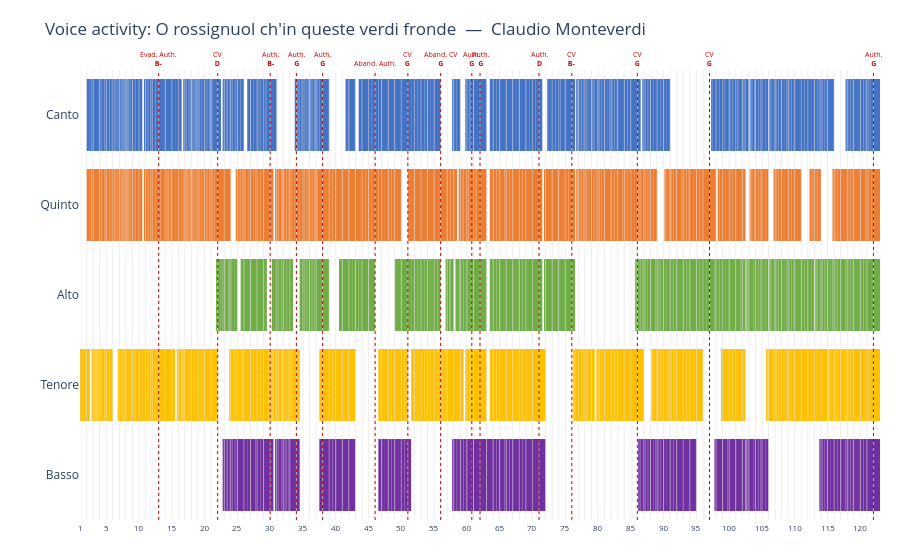

Notebook source saved alongside this figure:
### Markdown cell above
### Attività delle voci

Ogni riga corrisponde a una voce; ogni 'mattone' rappresenta una nota, posizionata in base alla sua posizione nella composizione e della dimensione corrispondente alla sua durata. Le linee rosse tratteggiate segnalano le cadenze rilevate da `piece.cadences()`; il righello in basso indica i numeri di battuta.

### Code cell
# voice columns: each voice appears twice in output (notes, then durations)
all_cols = list(output.columns)
voices   = n.columns.tolist()
note_idx = {v: all_cols.index(v)                for v in voices}
dur_idx  = {v: all_cols.index(v, note_idx[v]+1) for v in voices}

# measure ruler — reused in all three chart cells
measures       = output.groupby('Measure')['Progress'].min()
measure_lines  = [
    dict(type='line', x0=p, x1=p, y0=0, y1=1,
         xref='x', yref='paper', line=dict(color='#ddd', width=0.5))
    for p in measures.values
]
measure_labels = [
    dict(x=p, y=0, xref='x', yref='paper', text=str(int(m)),
         showarrow=False, yanchor='top', xanchor='center', font=dict(size=8))
    for m, p in measures.items() if m == 1 or m % 5 == 0
]

file_stem = url.split('/')[-1].rsplit('.', 1)[0]

# cadence markers — reused in all three chart cells
CAD_ABBR = {'Clausula Vera': 'CV', 'Authentic': 'Auth.', 'Evaded': 'Evad.', 'Abandoned': 'Aband.'}

def shorten_cad(name):
    for word, abbr in CAD_ABBR.items():
        name = name.replace(word, abbr)
    return name.strip()

cad_rows  = output.dropna(subset=['CadType'])
cad_lines = [
    dict(type='line', x0=row['Progress'], x1=row['Progress'], y0=0, y1=1,
         xref='x', yref='paper', line=dict(color='#c00', width=1, dash='dot'))
    for _, row in cad_rows.iterrows()
]
cad_labels = [
    dict(x=row['Progress'], y=1, xref='x', yref='paper',
         text=shorten_cad(row['CadType']) + (f"<br><b>{row['Tone']}</b>" if pd.notna(row['Tone']) else ''),
         showarrow=False, yanchor='bottom', xanchor='center',
         font=dict(size=7, color='#c00'))
    for _, row in cad_rows.iterrows()
]

palette = ['#4472C4','#ED7D31','#70AD47','#FFC000','#7030A0',
           '#FF6B6B','#00B0F0','#92D050','#FF00FF','#00B050']

def add_voice_traces(fig, row=None, col=None):
    for voice, color in zip(voices, cycle(palette)):
        notes   = output.iloc[:, note_idx[voice]]
        durs    = output.iloc[:, dur_idx[voice]]
        active  = notes.notna() & (notes != 'Rest')
        lyr_col = f'Lyric_{voice}'
        lyrics  = (output[lyr_col][active].fillna('').astype(str)
                   if lyr_col in output.columns
                   else pd.Series('', index=notes[active].index))
        fig.add_trace(go.Bar(
            name        = voice,
            orientation = 'h',
            x           = (durs[active].astype(float) / total_offsets).tolist(),
            y           = [voice] * int(active.sum()),
            base        = output.loc[active, 'Progress'].tolist(),
            marker      = dict(color=color, line=dict(width=0)),
            customdata  = pd.DataFrame({
                'measure': output.loc[active, 'Measure'].astype(int),
                'beat':    output.loc[active, 'Beat'],
                'pitch':   notes[active].astype(str),
                'dur':     durs[active].astype(float),
                'lyric':   lyrics,
            }).values,
            hovertemplate = (
                f'<b>{voice}</b><br>'
                'M %{customdata[0]}  b %{customdata[1]}<br>'
                'Pitch: %{customdata[2]}  Dur: %{customdata[3]:.0f}<br>'
                'Lyric: %{customdata[4]}<br>'
                '<extra></extra>'
            ),
        ), row=row, col=col)

fig = go.Figure()
add_voice_traces(fig)
fig.update_layout(
    title        = f"Voice activity: {output['Title'].iloc[0]}  —  {output['Composer'].iloc[0]}",
    barmode      = 'overlay',
    height       = 150 + len(voices) * 45,
    showlegend   = False,
    plot_bgcolor = 'white',
    margin       = dict(l=80, r=20, t=70, b=40),
    xaxis        = dict(range=[0, 1], showgrid=False, showticklabels=False),
    yaxis        = dict(title=None, categoryorder='array', categoryarray=list(reversed(voices))),
    shapes       = measure_lines + cad_lines,
    annotations  = measure_labels + cad_labels,
)
fig.show()
download_html(fig, f'voice_activity_{file_stem}.html')

### Figure 1 — Plotly figure (JSON) as saved in the notebook; plotly's stock layout.template omitted (floating-point values rounded to 4 significant figures; data arrays with more than 128 entries replaced by an {"elided": "..."} marker saying what was removed)
{"data": [{"base": {"elided": "277 float values"}, "customdata": {"elided": "277x5 mixed values"}, "hovertemplate": "<b>Canto</b><br>M %{customdata[0]}  b %{customdata[1]}<br>Pitch: %{customdata[2]}  Dur: %{customdata[3]:.0f}<br>Lyric: %{customdata[4]}<br><extra></extra>", "marker": {"color": "#4472C4", "line": {"width": 0}}, "name": "Canto", "orientation": "h", "type": "bar", "x": {"elided": "277 float values"}, "y": {"elided": "277 str values"}}, {"base": {"elided": "295 float values"}, "customdata": {"elided": "295x5 mixed values"}, "hovertemplate": "<b>Quinto</b><br>M %{customdata[0]}  b %{customdata[1]}<br>Pitch: %{customdata[2]}  Dur: %{customdata[3]:.0f}<br>Lyric: %{customdata[4]}<br><extra></extra>", "marker": {"color": "#ED7D31", "line": {"width": 0}}, "name": "Quinto", "orientation": "h", "type": "bar", "x": {"elided": "295 float values"}, "y": {"elided": "295 str values"}}, {"base": {"elided": "185 float values"}, "customdata": {"elided": "185x5 mixed values"}, "hovertemplate": "<b>Alto</b><br>M %{customdata[0]}  b %{customdata[1]}<br>Pitch: %{customdata[2]}  Dur: %{customdata[3]:.0f}<br>Lyric: %{customdata[4]}<br><extra></extra>", "marker": {"color": "#70AD47", "line": {"width": 0}}, "name": "Alto", "orientation": "h", "type": "bar", "x": {"elided": "185 float values"}, "y": {"elided": "185 str values"}}, {"base": {"elided": "241 float values"}, "customdata": {"elided": "241x5 mixed values"}, "hovertemplate": "<b>Tenore</b><br>M %{customdata[0]}  b %{customdata[1]}<br>Pitch: %{customdata[2]}  Dur: %{customdata[3]:.0f}<br>Lyric: %{customdata[4]}<br><extra></extra>", "marker": {"color": "#FFC000", "line": {"width": 0}}, "name": "Tenore", "orientation": "h", "type": "bar", "x": {"elided": "241 float values"}, "y": {"elided": "241 str values"}}, {"base": {"elided": "131 float values"}, "customdata": {"elided": "131x5 mixed values"}, "hovertemplate": "<b>Basso</b><br>M %{customdata[0]}  b %{customdata[1]}<br>Pitch: %{customdata[2]}  Dur: %{customdata[3]:.0f}<br>Lyric: %{customdata[4]}<br><extra></extra>", "marker": {"color": "#7030A0", "line": {"width": 0}}, "name": "Basso", "orientation": "h", "type": "bar", "x": {"elided": "131 float values"}, "y": {"elided": "131 str values"}}], "layout": {"annotations": [{"font": {"size": 8}, "showarrow": false, "text": "1", "x": 0, "xanchor": "center", "xref": "x", "y": 0, "yanchor": "top", "yref": "paper"}, {"font": {"size": 8}, "showarrow": false, "text": "5", "x": 0.03279, "xanchor": "center", "xref": "x", "y": 0, "yanchor": "top", "yref": "paper"}, {"font": {"size": 8}, "showarrow": false, "text": "10", "x": 0.07377, "xanchor": "center", "xref": "x", "y": 0, "yanchor": "top", "yref": "paper"}, {"font": {"size": 8}, "showarrow": false, "text": "15", "x": 0.1148, "xanchor": "center", "xref": "x", "y": 0, "yanchor": "top", "yref": "paper"}, {"font": {"size": 8}, "showarrow": false, "text": "20", "x": 0.1557, "xanchor": "center", "xref": "x", "y": 0, "yanchor": "top", "yref": "paper"}, {"font": {"size": 8}, "showarrow": false, "text": "25", "x": 0.1967, "xanchor": "center", "xref": "x", "y": 0, "yanchor": "top", "yref": "paper"}, {"font": {"size": 8}, "showarrow": false, "text": "30", "x": 0.2377, "xanchor": "center", "xref": "x", "y": 0, "yanchor": "top", "yref": "paper"}, {"font": {"size": 8}, "showarrow": false, "text": "35", "x": 0.2787, "xanchor": "center", "xref": "x", "y": 0, "yanchor": "top", "yref": "paper"}, {"font": {"size": 8}, "showarrow": false, "text": "40", "x": 0.3197, "xanchor": "center", "xref": "x", "y": 0, "yanchor": "top", "yref": "paper"}, {"font": {"size": 8}, "showarrow": false, "text": "45", "x": 0.3607, "xanchor": "center", "xref": "x", "y": 0, "yanchor": "top", "yref": "paper"}, {"font": {"size": 8}, "showarrow": false, "text": "50", "x": 0.4016, "xanchor": "center", "xref": "x", "y": 0, "yanchor": "top", "yref": "paper"}, {"font": {"size": 8}, "showarrow": false, "text": "55", "x": 0.4426, "xanchor": "center", "xref": "x", "y": 0, "yanchor": "top", "yref": "paper"}, {"font": {"size": 8}, "showarrow": false, "text": "60", "x": 0.4836, "xanchor": "center", "xref": "x", "y": 0, "yanchor": "top", "yref": "paper"}, {"font": {"size": 8}, "showarrow": false, "text": "65", "x": 0.5246, "xanchor": "center", "xref": "x", "y": 0, "yanchor": "top", "yref": "paper"}, {"font": {"size": 8}, "showarrow": false, "text": "70", "x": 0.5656, "xanchor": "center", "xref": "x", "y": 0, "yanchor": "top", "yref": "paper"}, {"font": {"size": 8}, "showarrow": false, "text": "75", "x": 0.6066, "xanchor": "center", "xref": "x", "y": 0, "yanchor": "top", "yref": "paper"}, {"font": {"size": 8}, "showarrow": false, "text": "80", "x": 0.6475, "xanchor": "center", "xref": "x", "y": 0, "yanchor": "top", "yref": "paper"}, {"font": {"size": 8}, "showarrow": false, "text": "85", "x": 0.6885, "xanchor": "center", "xref": "x", "y": 0, "yanchor": "top", "yref": "paper"}, {"font": {"size": 8}, "showarrow": false, "text": "90", "x": 0.7295, "xanchor": "center", "xref": "x", "y": 0, "yanchor": "top", "yref": "paper"}, {"font": {"size": 8}, "showarrow": false, "text": "95", "x": 0.7705, "xanchor": "center", "xref": "x", "y": 0, "yanchor": "top", "yref": "paper"}, {"font": {"size": 8}, "showarrow": false, "text": "100", "x": 0.8115, "xanchor": "center", "xref": "x", "y": 0, "yanchor": "top", "yref": "paper"}, {"font": {"size": 8}, "showarrow": false, "text": "105", "x": 0.8525, "xanchor": "center", "xref": "x", "y": 0, "yanchor": "top", "yref": "paper"}, {"font": {"size": 8}, "showarrow": false, "text": "110", "x": 0.8934, "xanchor": "center", "xref": "x", "y": 0, "yanchor": "top", "yref": "paper"}, {"font": {"size": 8}, "showarrow": false, "text": "115", "x": 0.9344, "xanchor": "center", "xref": "x", "y": 0, "yanchor": "top", "yref": "paper"}, {"font": {"size": 8}, "showarrow": false, "text": "120", "x": 0.9754, "xanchor": "center", "xref": "x", "y": 0, "yanchor": "top", "yref": "paper"}, {"font": {"color": "#c00", "size": 7}, "showarrow": false, "text": "Evad. Auth.<br><b>B-</b>", "x": 0.09836, "xanchor": "center", "xref": "x", "y": 1, "yanchor": "bottom", "yref": "paper"}, {"font": {"color": "#c00", "size": 7}, "showarrow": false, "text": "CV<br><b>D</b>", "x": 0.1721, "xanchor": "center", "xref": "x", "y": 1, "yanchor": "bottom", "yref": "paper"}, {"font": {"color": "#c00", "size": 7}, "showarrow": false, "text": "Auth.<br><b>B-</b>", "x": 0.2377, "xanchor": "center", "xref": "x", "y": 1, "yanchor": "bottom", "yref": "paper"}, {"font": {"color": "#c00", "size": 7}, "showarrow": false, "text": "Auth.<br><b>G</b>", "x": 0.2705, "xanchor": "center", "xref": "x", "y": 1, "yanchor": "bottom", "yref": "paper"}, {"font": {"color": "#c00", "size": 7}, "showarrow": false, "text": "Auth.<br><b>G</b>", "x": 0.3033, "xanchor": "center", "xref": "x", "y": 1, "yanchor": "bottom", "yref": "paper"}, {"font": {"color": "#c00", "size": 7}, "showarrow": false, "text": "Aband. Auth.", "x": 0.3689, "xanchor": "center", "xref": "x", "y": 1, "yanchor": "bottom", "yref": "paper"}, {"font": {"color": "#c00", "size": 7}, "showarrow": false, "text": "CV<br><b>G</b>", "x": 0.4098, "xanchor": "center", "xref": "x", "y": 1, "yanchor": "bottom", "yref": "paper"}, {"font": {"color": "#c00", "size": 7}, "showarrow": false, "text": "Aband. CV<br><b>G</b>", "x": 0.4508, "xanchor": "center", "xref": "x", "y": 1, "yanchor": "bottom", "yref": "paper"}, {"font": {"color": "#c00", "size": 7}, "showarrow": false, "text": "Auth.<br><b>G</b>", "x": 0.4898, "xanchor": "center", "xref": "x", "y": 1, "yanchor": "bottom", "yref": "paper"}, {"font": {"color": "#c00", "size": 7}, "showarrow": false, "text": "Auth.<br><b>G</b>", "x": 0.5, "xanchor": "center", "xref": "x", "y": 1, "yanchor": "bottom", "yref": "paper"}, {"font": {"color": "#c00", "size": 7}, "showarrow": false, "text": "Auth.<br><b>D</b>", "x": 0.5738, "xanchor": "center", "xref": "x", "y": 1, "yanchor": "bottom", "yref": "paper"}, {"font": {"color": "#c00", "size": 7}, "showarrow": false, "text": "CV<br><b>B-</b>", "x": 0.6148, "xanchor": "center", "xref": "x", "y": 1, "yanchor": "bottom", "yref": "paper"}, {"font": {"color": "#c00", "size": 7}, "showarrow": false, "text": "CV<br><b>G</b>", "x": 0.6967, "xanchor": "center", "xref": "x", "y": 1, "yanchor": "bottom", "yref": "paper"}, {"font": {"color": "#c00", "size": 7}, "showarrow": false, "text": "CV<br><b>G</b>", "x": 0.7869, "xanchor": "center", "xref": "x", "y": 1, "yanchor": "bottom", "yref": "paper"}, {"font": {"color": "#c00", "size": 7}, "showarrow": false, "text": "Auth.<br><b>G</b>", "x": 0.9918, "xanchor": "center", "xref": "x", "y": 1, "yanchor": "bottom", "yref": "paper"}], "autosize": true, "barmode": "overlay", "margin": {"b": 40, "l": 80, "r": 20, "t": 70}, "plot_bgcolor": "white", "shapes": [{"line": {"color": "#ddd", "width": 0.5}, "type": "line", "x0": 0, "x1": 0, "xref": "x", "y0": 0, "y1": 1, "yref": "paper"}, {"line": {"color": "#ddd", "width": 0.5}, "type": "line", "x0": 0.008197, "x1": 0.008197, "xref": "x", "y0": 0, "y1": 1, "yref": "paper"}, {"line": {"color": "#ddd", "width": 0.5}, "type": "line", "x0": 0.01639, "x1": 0.01639, "xref": "x", "y0": 0, "y1": 1, "yref": "paper"}, {"line": {"color": "#ddd", "width": 0.5}, "type": "line", "x0": 0.02459, "x1": 0.02459, "xref": "x", "y0": 0, "y1": 1, "yref": "paper"}, {"line": {"color": "#ddd", "width": 0.5}, "type": "line", "x0": 0.03279, "x1": 0.03279, "xref": "x", "y0": 0, "y1": 1, "yref": "paper"}, {"line": {"color": "#ddd", "width": 0.5}, "type": "line", "x0": 0.04098, "x1": 0.04098, "xref": "x", "y0": 0, "y1": 1, "yref": "paper"}, {"line": {"color": "#ddd", "width": 0.5}, "type": "line", "x0": 0.04918, "x1": 0.04918, "xref": "x", "y0": 0, "y1": 1, "yref": "paper"}, {"line": {"color": "#ddd", "width": 0.5}, "type": "line", "x0": 0.05738, "x1": 0.05738, "xref": "x", "y0": 0, "y1": 1, "yref": "paper"}, {"line": {"color": "#ddd", "width": 0.5}, "type": "line", "x0": 0.06557, "x1": 0.06557, "xref": "x", "y0": 0, "y1": 1, "yref": "paper"}, {"line": {"color": "#ddd", "width": 0.5}, "type": "line", "x0": 0.07377, "x1": 0.07377, "xref": "x", "y0": 0, "y1": 1, "yref": "paper"}, {"line": {"color": "#ddd", "width": 0.5}, "type": "line", "x0": 0.08197, "x1": 0.08197, "xref": "x", "y0": 0, "y1": 1, "yref": "paper"}, {"line": {"color": "#ddd", "width": 0.5}, "type": "line", "x0": 0.09016, "x1": 0.09016, "xref": "x", "y0": 0, "y1": 1, "yref": "paper"}, {"line": {"color": "#ddd", "width": 0.5}, "type": "line", "x0": 0.09836, "x1": 0.09836, "xref": "x", "y0": 0, "y1": 1, "yref": "paper"}, {"line": {"color": "#ddd", "width": 0.5}, "type": "line", "x0": 0.1066, "x1": 0.1066, "xref": "x", "y0": 0, "y1": 1, "yref": "paper"}, {"line": {"color": "#ddd", "width": 0.5}, "type": "line", "x0": 0.1148, "x1": 0.1148, "xref": "x", "y0": 0, "y1": 1, "yref": "paper"}, {"line": {"color": "#ddd", "width": 0.5}, "type": "line", "x0": 0.123, "x1": 0.123, "xref": "x", "y0": 0, "y1": 1, "yref": "paper"}, {"line": {"color": "#ddd", "width": 0.5}, "type": "line", "x0": 0.1311, "x1": 0.1311, "xref": "x", "y0": 0, "y1": 1, "yref": "paper"}, {"line": {"color": "#ddd", "width": 0.5}, "type": "line", "x0": 0.1393, "x1": 0.1393, "xref": "x", "y0": 0, "y1": 1, "yref": "paper"}, {"line": {"color": "#ddd", "width": 0.5}, "type": "line", "x0": 0.1475, "x1": 0.1475, "xref": "x", "y0": 0, "y1": 1, "yref": "paper"}, {"line": {"color": "#ddd", "width": 0.5}, "type": "line", "x0": 0.1557, "x1": 0.1557, "xref": "x", "y0": 0, "y1": 1, "yref": "paper"}, {"line": {"color": "#ddd", "width": 0.5}, "type": "line", "x0": 0.1639, "x1": 0.1639, "xref": "x", "y0": 0, "y1": 1, "yref": "paper"}, {"line": {"color": "#ddd", "width": 0.5}, "type": "line", "x0": 0.1721, "x1": 0.1721, "xref": "x", "y0": 0, "y1": 1, "yref": "paper"}, {"line": {"color": "#ddd", "width": 0.5}, "type": "line", "x0": 0.1803, "x1": 0.1803, "xref": "x", "y0": 0, "y1": 1, "yref": "paper"}, {"line": {"color": "#ddd", "width": 0.5}, "type": "line", "x0": 0.1885, "x1": 0.1885, "xref": "x", "y0": 0, "y1": 1, "yref": "paper"}, {"line": {"color": "#ddd", "width": 0.5}, "type": "line", "x0": 0.1967, "x1": 0.1967, "xref": "x", "y0": 0, "y1": 1, "yref": "paper"}, {"line": {"color": "#ddd", "width": 0.5}, "type": "line", "x0": 0.2049, "x1": 0.2049, "xref": "x", "y0": 0, "y1": 1, "yref": "paper"}, {"line": {"color": "#ddd", "width": 0.5}, "type": "line", "x0": 0.2131, "x1": 0.2131, "xref": "x", "y0": 0, "y1": 1, "yref": "paper"}, {"line": {"color": "#ddd", "width": 0.5}, "type": "line", "x0": 0.2213, "x1": 0.2213, "xref": "x", "y0": 0, "y1": 1, "yref": "paper"}, {"line": {"color": "#ddd", "width": 0.5}, "type": "line", "x0": 0.2295, "x1": 0.2295, "xref": "x", "y0": 0, "y1": 1, "yref": "paper"}, {"line": {"color": "#ddd", "width": 0.5}, "type": "line", "x0": 0.2377, "x1": 0.2377, "xref": "x", "y0": 0, "y1": 1, "yref": "paper"}, {"line": {"color": "#ddd", "width": 0.5}, "type": "line", "x0": 0.2459, "x1": 0.2459, "xref": "x", "y0": 0, "y1": 1, "yref": "paper"}, {"line": {"color": "#ddd", "width": 0.5}, "type": "line", "x0": 0.2541, "x1": 0.2541, "xref": "x", "y0": 0, "y1": 1, "yref": "paper"}, {"line": {"color": "#ddd", "width": 0.5}, "type": "line", "x0": 0.2623, "x1": 0.2623, "xref": "x", "y0": 0, "y1": 1, "yref": "paper"}, {"line": {"color": "#ddd", "width": 0.5}, "type": "line", "x0": 0.2705, "x1": 0.2705, "xref": "x", "y0": 0, "y1": 1, "yref": "paper"}, {"line": {"color": "#ddd", "width": 0.5}, "type": "line", "x0": 0.2787, "x1": 0.2787, "xref": "x", "y0": 0, "y1": 1, "yref": "paper"}, {"line": {"color": "#ddd", "width": 0.5}, "type": "line", "x0": 0.2869, "x1": 0.2869, "xref": "x", "y0": 0, "y1": 1, "yref": "paper"}, {"line": {"color": "#ddd", "width": 0.5}, "type": "line", "x0": 0.2951, "x1": 0.2951, "xref": "x", "y0": 0, "y1": 1, "yref": "paper"}, {"line": {"color": "#ddd", "width": 0.5}, "type": "line", "x0": 0.3033, "x1": 0.3033, "xref": "x", "y0": 0, "y1": 1, "yref": "paper"}, {"line": {"color": "#ddd", "width": 0.5}, "type": "line", "x0": 0.3115, "x1": 0.3115, "xref": "x", "y0": 0, "y1": 1, "yref": "paper"}, {"line": {"color": "#ddd", "width": 0.5}, "type": "line", "x0": 0.3197, "x1": 0.3197, "xref": "x", "y0": 0, "y1": 1, "yref": "paper"}, {"line": {"color": "#ddd", "width": 0.5}, "type": "line", "x0": 0.3279, "x1": 0.3279, "xref": "x", "y0": 0, "y1": 1, "yref": "paper"}, {"line": {"color": "#ddd", "width": 0.5}, "type": "line", "x0": 0.3361, "x1": 0.3361, "xref": "x", "y0": 0, "y1": 1, "yref": "paper"}, {"line": {"color": "#ddd", "width": 0.5}, "type": "line", "x0": 0.3443, "x1": 0.3443, "xref": "x", "y0": 0, "y1": 1, "yref": "paper"}, {"line": {"color": "#ddd", "width": 0.5}, "type": "line", "x0": 0.3525, "x1": 0.3525, "xref": "x", "y0": 0, "y1": 1, "yref": "paper"}, {"line": {"color": "#ddd", "width": 0.5}, "type": "line", "x0": 0.3607, "x1": 0.3607, "xref": "x", "y0": 0, "y1": 1, "yref": "paper"}, {"line": {"color": "#ddd", "width": 0.5}, "type": "line", "x0": 0.3689, "x1": 0.3689, "xref": "x", "y0": 0, "y1": 1, "yref": "paper"}, {"line": {"color": "#ddd", "width": 0.5}, "type": "line", "x0": 0.377, "x1": 0.377, "xref": "x", "y0": 0, "y1": 1, "yref": "paper"}, {"line": {"color": "#ddd", "width": 0.5}, "type": "line", "x0": 0.3852, "x1": 0.3852, "xref": "x", "y0": 0, "y1": 1, "yref": "paper"}, {"line": {"color": "#ddd", "width": 0.5}, "type": "line", "x0": 0.3934, "x1": 0.3934, "xref": "x", "y0": 0, "y1": 1, "yref": "paper"}, {"line": {"color": "#ddd", "width": 0.5}, "type": "line", "x0": 0.4016, "x1": 0.4016, "xref": "x", "y0": 0, "y1": 1, "yref": "paper"}, {"line": {"color": "#ddd", "width": 0.5}, "type": "line", "x0": 0.4098, "x1": 0.4098, "xref": "x", "y0": 0, "y1": 1, "yref": "paper"}, {"line": {"color": "#ddd", "width": 0.5}, "type": "line", "x0": 0.418, "x1": 0.418, "xref": "x", "y0": 0, "y1": 1, "yref": "paper"}, {"line": {"color": "#ddd", "width": 0.5}, "type": "line", "x0": 0.4262, "x1": 0.4262, "xref": "x", "y0": 0, "y1": 1, "yref": "paper"}, {"line": {"color": "#ddd", "width": 0.5}, "type": "line", "x0": 0.4344, "x1": 0.4344, "xref": "x", "y0": 0, "y1": 1, "yref": "paper"}, {"line": {"color": "#ddd", "width": 0.5}, "type": "line", "x0": 0.4426, "x1": 0.4426, "xref": "x", "y0": 0, "y1": 1, "yref": "paper"}, {"line": {"color": "#ddd", "width": 0.5}, "type": "line", "x0": 0.4508, "x1": 0.4508, "xref": "x", "y0": 0, "y1": 1, "yref": "paper"}, {"line": {"color": "#ddd", "width": 0.5}, "type": "line", "x0": 0.459, "x1": 0.459, "xref": "x", "y0": 0, "y1": 1, "yref": "paper"}, {"line": {"color": "#ddd", "width": 0.5}, "type": "line", "x0": 0.4672, "x1": 0.4672, "xref": "x", "y0": 0, "y1": 1, "yref": "paper"}, {"line": {"color": "#ddd", "width": 0.5}, "type": "line", "x0": 0.4754, "x1": 0.4754, "xref": "x", "y0": 0, "y1": 1, "yref": "paper"}, {"line": {"color": "#ddd", "width": 0.5}, "type": "line", "x0": 0.4836, "x1": 0.4836, "xref": "x", "y0": 0, "y1": 1, "yref": "paper"}, {"line": {"color": "#ddd", "width": 0.5}, "type": "line", "x0": 0.4918, "x1": 0.4918, "xref": "x", "y0": 0, "y1": 1, "yref": "paper"}, {"line": {"color": "#ddd", "width": 0.5}, "type": "line", "x0": 0.5, "x1": 0.5, "xref": "x", "y0": 0, "y1": 1, "yref": "paper"}, {"line": {"color": "#ddd", "width": 0.5}, "type": "line", "x0": 0.5082, "x1": 0.5082, "xref": "x", "y0": 0, "y1": 1, "yref": "paper"}, {"line": {"color": "#ddd", "width": 0.5}, "type": "line", "x0": 0.5164, "x1": 0.5164, "xref": "x", "y0": 0, "y1": 1, "yref": "paper"}, {"line": {"color": "#ddd", "width": 0.5}, "type": "line", "x0": 0.5246, "x1": 0.5246, "xref": "x", "y0": 0, "y1": 1, "yref": "paper"}, {"line": {"color": "#ddd", "width": 0.5}, "type": "line", "x0": 0.5328, "x1": 0.5328, "xref": "x", "y0": 0, "y1": 1, "yref": "paper"}, {"line": {"color": "#ddd", "width": 0.5}, "type": "line", "x0": 0.541, "x1": 0.541, "xref": "x", "y0": 0, "y1": 1, "yref": "paper"}, {"line": {"color": "#ddd", "width": 0.5}, "type": "line", "x0": 0.5492, "x1": 0.5492, "xref": "x", "y0": 0, "y1": 1, "yref": "paper"}, {"line": {"color": "#ddd", "width": 0.5}, "type": "line", "x0": 0.5574, "x1": 0.5574, "xref": "x", "y0": 0, "y1": 1, "yref": "paper"}, {"line": {"color": "#ddd", "width": 0.5}, "type": "line", "x0": 0.5656, "x1": 0.5656, "xref": "x", "y0": 0, "y1": 1, "yref": "paper"}, {"line": {"color": "#ddd", "width": 0.5}, "type": "line", "x0": 0.5738, "x1": 0.5738, "xref": "x", "y0": 0, "y1": 1, "yref": "paper"}, {"line": {"color": "#ddd", "width": 0.5}, "type": "line", "x0": 0.582, "x1": 0.582, "xref": "x", "y0": 0, "y1": 1, "yref": "paper"}, {"line": {"color": "#ddd", "width": 0.5}, "type": "line", "x0": 0.5902, "x1": 0.5902, "xref": "x", "y0": 0, "y1": 1, "yref": "paper"}, {"line": {"color": "#ddd", "width": 0.5}, "type": "line", "x0": 0.5984, "x1": 0.5984, "xref": "x", "y0": 0, "y1": 1, "yref": "paper"}, {"line": {"color": "#ddd", "width": 0.5}, "type": "line", "x0": 0.6066, "x1": 0.6066, "xref": "x", "y0": 0, "y1": 1, "yref": "paper"}, {"line": {"color": "#ddd", "width": 0.5}, "type": "line", "x0": 0.6148, "x1": 0.6148, "xref": "x", "y0": 0, "y1": 1, "yref": "paper"}, {"line": {"color": "#ddd", "width": 0.5}, "type": "line", "x0": 0.623, "x1": 0.623, "xref": "x", "y0": 0, "y1": 1, "yref": "paper"}, {"line": {"color": "#ddd", "width": 0.5}, "type": "line", "x0": 0.6311, "x1": 0.6311, "xref": "x", "y0": 0, "y1": 1, "yref": "paper"}, {"line": {"color": "#ddd", "width": 0.5}, "type": "line", "x0": 0.6393, "x1": 0.6393, "xref": "x", "y0": 0, "y1": 1, "yref": "paper"}, {"line": {"color": "#ddd", "width": 0.5}, "type": "line", "x0": 0.6475, "x1": 0.6475, "xref": "x", "y0": 0, "y1": 1, "yref": "paper"}, {"line": {"color": "#ddd", "width": 0.5}, "type": "line", "x0": 0.6557, "x1": 0.6557, "xref": "x", "y0": 0, "y1": 1, "yref": "paper"}, {"line": {"color": "#ddd", "width": 0.5}, "type": "line", "x0": 0.6639, "x1": 0.6639, "xref": "x", "y0": 0, "y1": 1, "yref": "paper"}, {"line": {"color": "#ddd", "width": 0.5}, "type": "line", "x0": 0.6721, "x1": 0.6721, "xref": "x", "y0": 0, "y1": 1, "yref": "paper"}, {"line": {"color": "#ddd", "width": 0.5}, "type": "line", "x0": 0.6803, "x1": 0.6803, "xref": "x", "y0": 0, "y1": 1, "yref": "paper"}, {"line": {"color": "#ddd", "width": 0.5}, "type": "line", "x0": 0.6885, "x1": 0.6885, "xref": "x", "y0": 0, "y1": 1, "yref": "paper"}, {"line": {"color": "#ddd", "width": 0.5}, "type": "line", "x0": 0.6967, "x1": 0.6967, "xref": "x", "y0": 0, "y1": 1, "yref": "paper"}, {"line": {"color": "#ddd", "width": 0.5}, "type": "line", "x0": 0.7049, "x1": 0.7049, "xref": "x", "y0": 0, "y1": 1, "yref": "paper"}, {"line": {"color": "#ddd", "width": 0.5}, "type": "line", "x0": 0.7131, "x1": 0.7131, "xref": "x", "y0": 0, "y1": 1, "yref": "paper"}, {"line": {"color": "#ddd", "width": 0.5}, "type": "line", "x0": 0.7213, "x1": 0.7213, "xref": "x", "y0": 0, "y1": 1, "yref": "paper"}, {"line": {"color": "#ddd", "width": 0.5}, "type": "line", "x0": 0.7295, "x1": 0.7295, "xref": "x", "y0": 0, "y1": 1, "yref": "paper"}, {"line": {"color": "#ddd", "width": 0.5}, "type": "line", "x0": 0.7377, "x1": 0.7377, "xref": "x", "y0": 0, "y1": 1, "yref": "paper"}, {"line": {"color": "#ddd", "width": 0.5}, "type": "line", "x0": 0.7459, "x1": 0.7459, "xref": "x", "y0": 0, "y1": 1, "yref": "paper"}, {"line": {"color": "#ddd", "width": 0.5}, "type": "line", "x0": 0.7541, "x1": 0.7541, "xref": "x", "y0": 0, "y1": 1, "yref": "paper"}, {"line": {"color": "#ddd", "width": 0.5}, "type": "line", "x0": 0.7623, "x1": 0.7623, "xref": "x", "y0": 0, "y1": 1, "yref": "paper"}, {"line": {"color": "#ddd", "width": 0.5}, "type": "line", "x0": 0.7705, "x1": 0.7705, "xref": "x", "y0": 0, "y1": 1, "yref": "paper"}, {"line": {"color": "#ddd", "width": 0.5}, "type": "line", "x0": 0.7787, "x1": 0.7787, "xref": "x", "y0": 0, "y1": 1, "yref": "paper"}, {"line": {"color": "#ddd", "width": 0.5}, "type": "line", "x0": 0.7869, "x1": 0.7869, "xref": "x", "y0": 0, "y1": 1, "yref": "paper"}, {"line": {"color": "#ddd", "width": 0.5}, "type": "line", "x0": 0.7951, "x1": 0.7951, "xref": "x", "y0": 0, "y1": 1, "yref": "paper"}, {"line": {"color": "#ddd", "width": 0.5}, "type": "line", "x0": 0.8033, "x1": 0.8033, "xref": "x", "y0": 0, "y1": 1, "yref": "paper"}, {"line": {"color": "#ddd", "width": 0.5}, "type": "line", "x0": 0.8115, "x1": 0.8115, "xref": "x", "y0": 0, "y1": 1, "yref": "paper"}, {"line": {"color": "#ddd", "width": 0.5}, "type": "line", "x0": 0.8197, "x1": 0.8197, "xref": "x", "y0": 0, "y1": 1, "yref": "paper"}, {"line": {"color": "#ddd", "width": 0.5}, "type": "line", "x0": 0.8279, "x1": 0.8279, "xref": "x", "y0": 0, "y1": 1, "yref": "paper"}, {"line": {"color": "#ddd", "width": 0.5}, "type": "line", "x0": 0.8361, "x1": 0.8361, "xref": "x", "y0": 0, "y1": 1, "yref": "paper"}, {"line": {"color": "#ddd", "width": 0.5}, "type": "line", "x0": 0.8443, "x1": 0.8443, "xref": "x", "y0": 0, "y1": 1, "yref": "paper"}, {"line": {"color": "#ddd", "width": 0.5}, "type": "line", "x0": 0.8525, "x1": 0.8525, "xref": "x", "y0": 0, "y1": 1, "yref": "paper"}, {"line": {"color": "#ddd", "width": 0.5}, "type": "line", "x0": 0.8607, "x1": 0.8607, "xref": "x", "y0": 0, "y1": 1, "yref": "paper"}, {"line": {"color": "#ddd", "width": 0.5}, "type": "line", "x0": 0.8689, "x1": 0.8689, "xref": "x", "y0": 0, "y1": 1, "yref": "paper"}, {"line": {"color": "#ddd", "width": 0.5}, "type": "line", "x0": 0.877, "x1": 0.877, "xref": "x", "y0": 0, "y1": 1, "yref": "paper"}, {"line": {"color": "#ddd", "width": 0.5}, "type": "line", "x0": 0.8852, "x1": 0.8852, "xref": "x", "y0": 0, "y1": 1, "yref": "paper"}, {"line": {"color": "#ddd", "width": 0.5}, "type": "line", "x0": 0.8934, "x1": 0.8934, "xref": "x", "y0": 0, "y1": 1, "yref": "paper"}, {"line": {"color": "#ddd", "width": 0.5}, "type": "line", "x0": 0.9016, "x1": 0.9016, "xref": "x", "y0": 0, "y1": 1, "yref": "paper"}, {"line": {"color": "#ddd", "width": 0.5}, "type": "line", "x0": 0.9098, "x1": 0.9098, "xref": "x", "y0": 0, "y1": 1, "yref": "paper"}, {"line": {"color": "#ddd", "width": 0.5}, "type": "line", "x0": 0.918, "x1": 0.918, "xref": "x", "y0": 0, "y1": 1, "yref": "paper"}, {"line": {"color": "#ddd", "width": 0.5}, "type": "line", "x0": 0.9262, "x1": 0.9262, "xref": "x", "y0": 0, "y1": 1, "yref": "paper"}, {"line": {"color": "#ddd", "width": 0.5}, "type": "line", "x0": 0.9344, "x1": 0.9344, "xref": "x", "y0": 0, "y1": 1, "yref": "paper"}, {"line": {"color": "#ddd", "width": 0.5}, "type": "line", "x0": 0.9426, "x1": 0.9426, "xref": "x", "y0": 0, "y1": 1, "yref": "paper"}, {"line": {"color": "#ddd", "width": 0.5}, "type": "line", "x0": 0.9508, "x1": 0.9508, "xref": "x", "y0": 0, "y1": 1, "yref": "paper"}, {"line": {"color": "#ddd", "width": 0.5}, "type": "line", "x0": 0.959, "x1": 0.959, "xref": "x", "y0": 0, "y1": 1, "yref": "paper"}, {"line": {"color": "#ddd", "width": 0.5}, "type": "line", "x0": 0.9672, "x1": 0.9672, "xref": "x", "y0": 0, "y1": 1, "yref": "paper"}, {"line": {"color": "#ddd", "width": 0.5}, "type": "line", "x0": 0.9754, "x1": 0.9754, "xref": "x", "y0": 0, "y1": 1, "yref": "paper"}, {"line": {"color": "#ddd", "width": 0.5}, "type": "line", "x0": 0.9836, "x1": 0.9836, "xref": "x", "y0": 0, "y1": 1, "yref": "paper"}, {"line": {"color": "#ddd", "width": 0.5}, "type": "line", "x0": 0.9918, "x1": 0.9918, "xref": "x", "y0": 0, "y1": 1, "yref": "paper"}, {"line": {"color": "#c00", "dash": "dot", "width": 1}, "type": "line", "x0": 0.09836, "x1": 0.09836, "xref": "x", "y0": 0, "y1": 1, "yref": "paper"}, {"line": {"color": "#c00", "dash": "dot", "width": 1}, "type": "line", "x0": 0.1721, "x1": 0.1721, "xref": "x", "y0": 0, "y1": 1, "yref": "paper"}, {"line": {"color": "#c00", "dash": "dot", "width": 1}, "type": "line", "x0": 0.2377, "x1": 0.2377, "xref": "x", "y0": 0, "y1": 1, "yref": "paper"}, {"line": {"color": "#c00", "dash": "dot", "width": 1}, "type": "line", "x0": 0.2705, "x1": 0.2705, "xref": "x", "y0": 0, "y1": 1, "yref": "paper"}, {"line": {"color": "#c00", "dash": "dot", "width": 1}, "type": "line", "x0": 0.3033, "x1": 0.3033, "xref": "x", "y0": 0, "y1": 1, "yref": "paper"}, {"line": {"color": "#c00", "dash": "dot", "width": 1}, "type": "line", "x0": 0.3689, "x1": 0.3689, "xref": "x", "y0": 0, "y1": 1, "yref": "paper"}, {"line": {"color": "#c00", "dash": "dot", "width": 1}, "type": "line", "x0": 0.4098, "x1": 0.4098, "xref": "x", "y0": 0, "y1": 1, "yref": "paper"}, {"line": {"color": "#c00", "dash": "dot", "width": 1}, "type": "line", "x0": 0.4508, "x1": 0.4508, "xref": "x", "y0": 0, "y1": 1, "yref": "paper"}, {"line": {"color": "#c00", "dash": "dot", "width": 1}, "type": "line", "x0": 0.4898, "x1": 0.4898, "xref": "x", "y0": 0, "y1": 1, "yref": "paper"}, {"line": {"color": "#c00", "dash": "dot", "width": 1}, "type": "line", "x0": 0.5, "x1": 0.5, "xref": "x", "y0": 0, "y1": 1, "yref": "paper"}, {"line": {"color": "#c00", "dash": "dot", "width": 1}, "type": "line", "x0": 0.5738, "x1": 0.5738, "xref": "x", "y0": 0, "y1": 1, "yref": "paper"}, {"line": {"color": "#c00", "dash": "dot", "width": 1}, "type": "line", "x0": 0.6148, "x1": 0.6148, "xref": "x", "y0": 0, "y1": 1, "yref": "paper"}, {"line": {"color": "#c00", "dash": "dot", "width": 1}, "type": "line", "x0": 0.6967, "x1": 0.6967, "xref": "x", "y0": 0, "y1": 1, "yref": "paper"}, {"line": {"color": "#c00", "dash": "dot", "width": 1}, "type": "line", "x0": 0.7869, "x1": 0.7869, "xref": "x", "y0": 0, "y1": 1, "yref": "paper"}, {"line": {"color": "#c00", "dash": "dot", "width": 1}, "type": "line", "x0": 0.9918, "x1": 0.9918, "xref": "x", "y0": 0, "y1": 1, "yref": "paper"}], "showlegend": false, "title": {"text": "Voice activity: O rossignuol ch'in queste verdi fronde  —  Claudio Monteverdi"}, "xaxis": {"range": [0, 1], "showgrid": false, "showticklabels": false, "type": "linear"}, "yaxis": {"autorange": true, "categoryarray": ["Basso", "Tenore", "Alto", "Quinto", "Canto"], "categoryorder": "array", "range": [-0.5, 4.5], "title": {}, "type": "category"}}}
